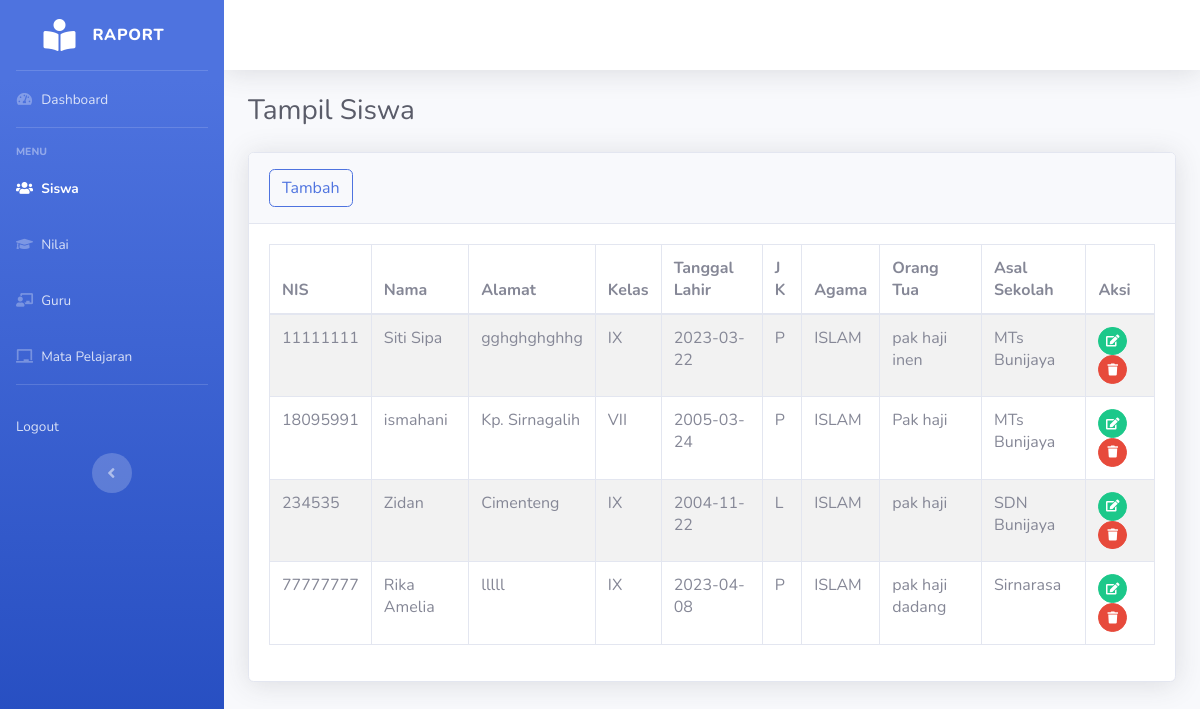
Screenshot of /siswa/siswa.php with the database file from the repository.
### tables this page shows
CREATE TABLE `siswa` (
  `nis` varchar(8) NOT NULL,
  `nama` varchar(30) NOT NULL,
  `alamat` varchar(30) DEFAULT NULL,
  `kelas` enum('VII','VIII','IX') NOT NULL,
  `tanggal_lahir` date DEFAULT NULL,
  `jenis_kelamin` enum('L','P') DEFAULT NULL,
  `agama` enum('ISLAM','PROTESTAN','KATHOLIK','HINDU','BUDHA','KONGHUCU','LAINNYA') DEFAULT NULL,
  `orang_tua` varchar(30) DEFAULT NULL,
  `asal_sekolah` varchar(50) NOT NULL
);

### siswa/siswa.php (the view, shortened to what this page needs)
    <link href="../assets/vendor/fontawesome-free/css/all.min.css" rel="stylesheet" type="text/css">
    <link href="../assets/css/sb-admin-2.min.css" rel="stylesheet">
    <link href="../assets/vendor/datatables/dataTables.bootstrap4.min.css" rel="stylesheet">
<body id="page-top">
    <div id="wrapper">
       <?php include_once("../layout/sidebar.php") ?>
        <div id="content-wrapper" class="d-flex flex-column">
            <div id="content">
            <?php include_once("../layout/topbar.php") ?>
                <div class="container-fluid">
                    <h1 class="h3 mb-4 text-gray-800">Tampil Siswa</h1>
                    <div class="card shadow mb-4">
                        <div class="card-header py-3">
                            <a href="siswa-tambah.php"><button type="button" class="btn btn-outline-primary rounded">Tambah</button></a>
                        </div>
                        <div class="card-body">
                            <?php
                            $db=dbConnect();
                            if($db->connect_errno==0){
                            $sql="SELECT * FROM siswa";
                            $res=$db->query($sql);
                            if($res){
                            ?>
                            <div class="table-responsive">
                                <table class="table table-bordered table-striped" id="dataTable" width="100%" cellspacing="0">
                                    <thead>
                                        <tr>
                                            <th>NIS</th>
                                            <th>Nama</th>
                                            <th>Alamat</th>
                                            <th>Kelas</th>
                                            <th>Tanggal Lahir</th>
                                            <th>J K </th>
                                            <th>Agama</th>
                                            <th>Orang Tua</th>
                                            <th>Asal Sekolah</th>
                                            <th>Aksi</th>
                                        </tr>
                                    </thead>
                                    <tbody>
                                        <?php
                                        $data = $res->fetch_all(MYSQLI_ASSOC);
                                        foreach($data as $row){
                                        ?>
                                        <tr>
                                            <td><?= $row['nis']; ?></td>
                                            <td><?= $row['nama']; ?></td>
                                            <td><?= $row['alamat']; ?></td>
                                            <td><?= $row['kelas']; ?></td>
                                            <td><?= $row['tanggal_lahir'];?></td>
                                            <td><?= $row['jenis_kelamin']; ?></td>
                                            <td><?= $row['agama']; ?></td>
                                            <td><?= $row['orang_tua']; ?></td>
                                            <td><?= $row['asal_sekolah'] ?></td>
                                            <td>
                                                <a href="siswa-edit.php?nis=<?= $row['nis']?>" class="btn btn-success btn-circle btn-sm">
                                                <i class="fas fa-edit"></i>
                                                </a>
                                                <a href="siswa-hapus.php?nis=<?= $row['nis'];?>" class="btn btn-danger btn-circle btn-sm hapus">
                                                <i class="fas fa-trash"></i>
                                                </a>
                                            </td>
                                        </tr>
                                            <?php
                                    }
                                    ?>
                                    </tbody>
                                </table>
                                	<?php
	}else
		echo "Gagal Eksekusi SQL".(DEVELOPMENT?" : ".$db->error:"")."<br>";
}
else
	echo "Gagal koneksi".(DEVELOPMENT?" : ".$db->connect_error:"")."<br>";
?>
                            </div>
                      </div>
                </div>
            </div>
        </div>
    </div>
</body>
</html>

### rows the page displays
siswa: nis "11111111", nama "Siti Sipa", alamat "gghghghghhg", kelas "IX", tanggal_lahir "2023-03-22", jenis_kelamin "P", agama "ISLAM", orang_tua "pak haji inen", asal_sekolah "MTs Bunijaya"
siswa: nis "18095991", nama "ismahani", alamat "Kp. Sirnagalih", kelas "VII", tanggal_lahir "2005-03-24", jenis_kelamin "P", agama "ISLAM", orang_tua "Pak haji", asal_sekolah "MTs Bunijaya"
siswa: nis "234535", nama "Zidan", alamat "Cimenteng", kelas "IX", tanggal_lahir "2004-11-22", jenis_kelamin "L", agama "ISLAM", orang_tua "pak haji", asal_sekolah "SDN Bunijaya"
siswa: nis "77777777", nama "Rika Amelia", alamat "lllll", kelas "IX", tanggal_lahir "2023-04-08", jenis_kelamin "P", agama "ISLAM", orang_tua "pak haji dadang", asal_sekolah "Sirnarasa"
